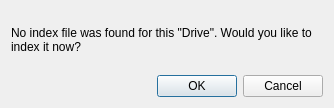
<?xml version="1.0" encoding="UTF-8"?>
<ui version="4.0">
 <class>NotificationDialog</class>
 <widget class="QDialog" name="NotificationDialog">
  <property name="geometry">
   <rect>
    <x>0</x>
    <y>0</y>
    <width>334</width>
    <height>108</height>
   </rect>
  </property>
  <property name="windowTitle">
   <string>Dialog</string>
  </property>
  <layout class="QVBoxLayout" name="verticalLayout">
   <item>
    <widget class="QLabel" name="label">
     <property name="text">
      <string>&lt;html&gt;&lt;head/&gt;&lt;body&gt;&lt;p&gt;No index file was found for this &amp;quot;Drive&amp;quot;. Would you like to index it now?&lt;/p&gt;&lt;/body&gt;&lt;/html&gt;</string>
     </property>
     <property name="wordWrap">
      <bool>true</bool>
     </property>
    </widget>
   </item>
   <item>
    <widget class="QDialogButtonBox" name="buttonBox">
     <property name="orientation">
      <enum>Qt::Horizontal</enum>
     </property>
     <property name="standardButtons">
      <set>QDialogButtonBox::Cancel|QDialogButtonBox::Ok</set>
     </property>
    </widget>
   </item>
  </layout>
 </widget>
 <resources/>
 <connections>
  <connection>
   <sender>buttonBox</sender>
   <signal>accepted()</signal>
   <receiver>NotificationDialog</receiver>
   <slot>accept()</slot>
   <hints>
    <hint type="sourcelabel">
     <x>248</x>
     <y>254</y>
    </hint>
    <hint type="destinationlabel">
     <x>157</x>
     <y>274</y>
    </hint>
   </hints>
  </connection>
  <connection>
   <sender>buttonBox</sender>
   <signal>rejected()</signal>
   <receiver>NotificationDialog</receiver>
   <slot>reject()</slot>
   <hints>
    <hint type="sourcelabel">
     <x>316</x>
     <y>260</y>
    </hint>
    <hint type="destinationlabel">
     <x>286</x>
     <y>274</y>
    </hint>
   </hints>
  </connection>
 </connections>
</ui>
